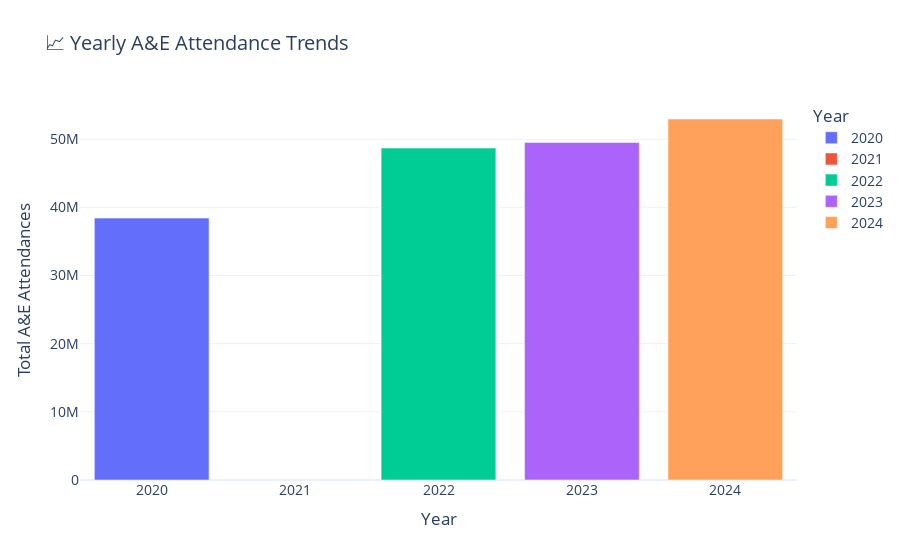

The notebook cell saved with this chart:
### Markdown cell above
### Yearly Trends in A&E Attendance
Analyzing attendance year over year reveals growth patterns and anomalies.

### Code cell
# Aggregate A&E Attendances per year
yearly_attendance = nhs_data.groupby("year")["total_a&e_attendances"].sum().reset_index()

# Define a more distinct color sequence
custom_colors = ["#636EFA", "#EF553B", "#00CC96", "#AB63FA", "#FFA15A"]

# Create stacked bar chart with enhanced visibility
fig = px.bar(yearly_attendance, x="year", y="total_a&e_attendances", 
             title="📈 Yearly A&E Attendance Trends",
             labels={"year": "Year", "total_a&e_attendances": "Total A&E Attendances"},
             color="year", 
             color_discrete_sequence=custom_colors)

# Adjust layout for better readability
fig.update_layout(xaxis_title="Year", 
                  yaxis_title="Total A&E Attendances",
                  template="plotly_white",
                  font=dict(size=14),
                  legend_title="Year",
                  bargap=0.2)

fig.show()

### Figure 1 — Plotly figure (JSON) as saved in the notebook; plotly's stock layout.template omitted (floating-point values rounded to 4 significant figures)
{"data": [{"hovertemplate": "Year=%{x}<br>Total A&E Attendances=%{y}<extra></extra>", "legendgroup": "2020", "marker": {"color": "#636EFA", "pattern": {"shape": ""}}, "name": "2020", "orientation": "v", "showlegend": true, "textposition": "auto", "type": "bar", "x": ["2020"], "xaxis": "x", "y": [38420000.0], "yaxis": "y"}, {"hovertemplate": "Year=%{x}<br>Total A&E Attendances=%{y}<extra></extra>", "legendgroup": "2021", "marker": {"color": "#EF553B", "pattern": {"shape": ""}}, "name": "2021", "orientation": "v", "showlegend": true, "textposition": "auto", "type": "bar", "x": ["2021"], "xaxis": "x", "y": [Infinity], "yaxis": "y"}, {"hovertemplate": "Year=%{x}<br>Total A&E Attendances=%{y}<extra></extra>", "legendgroup": "2022", "marker": {"color": "#00CC96", "pattern": {"shape": ""}}, "name": "2022", "orientation": "v", "showlegend": true, "textposition": "auto", "type": "bar", "x": ["2022"], "xaxis": "x", "y": [48700000.0], "yaxis": "y"}, {"hovertemplate": "Year=%{x}<br>Total A&E Attendances=%{y}<extra></extra>", "legendgroup": "2023", "marker": {"color": "#AB63FA", "pattern": {"shape": ""}}, "name": "2023", "orientation": "v", "showlegend": true, "textposition": "auto", "type": "bar", "x": ["2023"], "xaxis": "x", "y": [49530000.0], "yaxis": "y"}, {"hovertemplate": "Year=%{x}<br>Total A&E Attendances=%{y}<extra></extra>", "legendgroup": "2024", "marker": {"color": "#FFA15A", "pattern": {"shape": ""}}, "name": "2024", "orientation": "v", "showlegend": true, "textposition": "auto", "type": "bar", "x": ["2024"], "xaxis": "x", "y": [52960000.0], "yaxis": "y"}], "layout": {"bargap": 0.2, "barmode": "relative", "font": {"size": 14}, "legend": {"title": {"text": "Year"}, "tracegroupgap": 0}, "title": {"text": "📈 Yearly A&E Attendance Trends"}, "xaxis": {"anchor": "y", "categoryarray": ["2020", "2021", "2022", "2023", "2024"], "categoryorder": "array", "domain": [0, 1], "title": {"text": "Year"}}, "yaxis": {"anchor": "x", "domain": [0, 1], "title": {"text": "Total A&E Attendances"}}}}
